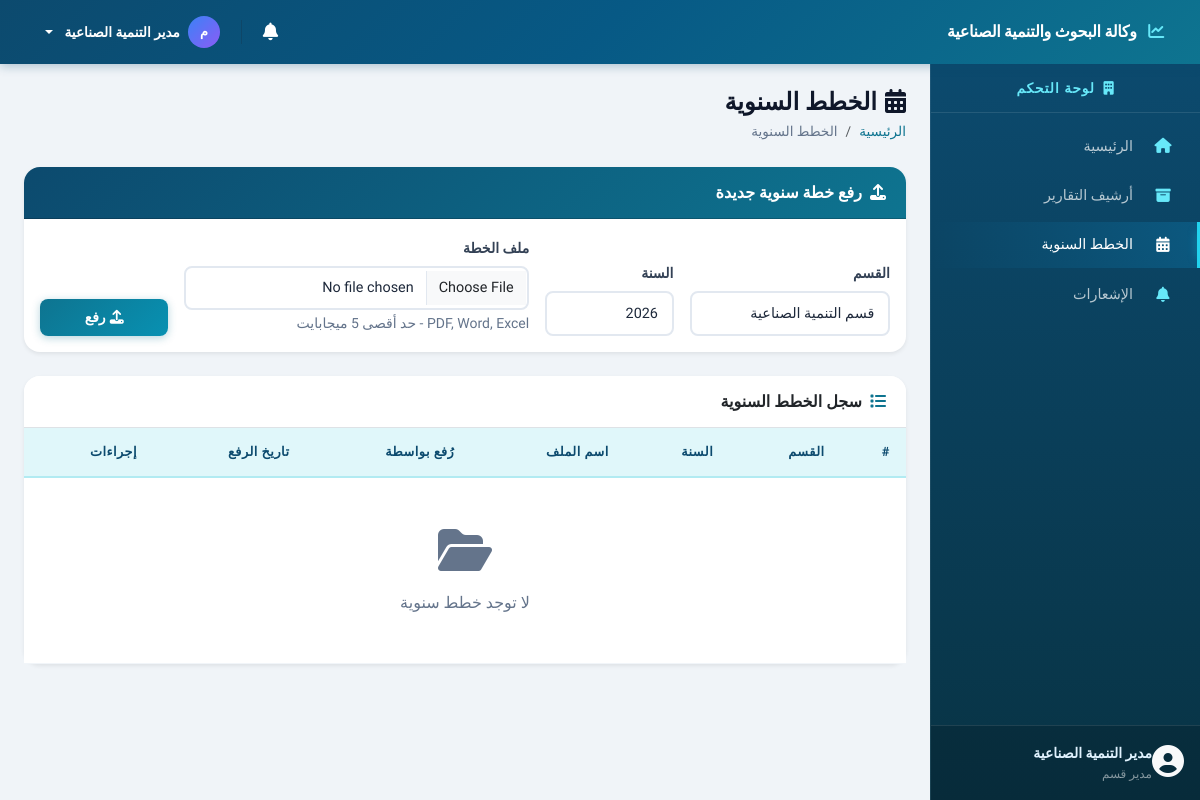
Screenshot of /pages/upload_annual_plan.php (signed in) with the database file from the repository.
### tables this page shows
CREATE TABLE IF NOT EXISTS users (
    id INT PRIMARY KEY AUTO_INCREMENT,
    name VARCHAR(100) NOT NULL,
    email VARCHAR(100) NOT NULL UNIQUE,
    password VARCHAR(255) NOT NULL,
    role ENUM('admin', 'director', 'coordinator', 'manager', 'employee') NOT NULL DEFAULT 'employee',
    department_id INT NULL,
    created_at TIMESTAMP DEFAULT CURRENT_TIMESTAMP,
    FOREIGN KEY (department_id) REFERENCES departments(id) ON DELETE SET NULL
);

### includes/functions.php (called while the page is built, shortened)
<?php
require_once __DIR__ . '/../config/database.php';
function isLoggedIn() {
    return isset($_SESSION['user_id']) && !empty($_SESSION['user_id']);
}
function isAdmin() {
    return isset($_SESSION['user_role']) && $_SESSION['user_role'] === 'admin';
}
function isManager() {
    return isset($_SESSION['user_role']) && $_SESSION['user_role'] === 'manager';
}
function isEmployee() {
    return isset($_SESSION['user_role']) && $_SESSION['user_role'] === 'employee';
}
function e($string) {
    return htmlspecialchars($string ?? '', ENT_QUOTES, 'UTF-8');
}
function db() {
    return Database::getInstance()->getConnection();
}
function dbQuery($sql, $params = []) {
    $stmt = db()->prepare($sql);
    $stmt->execute($params);
    return $stmt;
}
function dbFetchOne($sql, $params = []) {
    $stmt = dbQuery($sql, $params);
    return $stmt->fetch();
}
function dbFetchAll($sql, $params = []) {
    $stmt = dbQuery($sql, $params);
    return $stmt->fetchAll();
}
function getCurrentUser() {
    return dbFetchOne("SELECT u.*, d.name as department_name FROM users u LEFT JOIN departments d ON u.department_id = d.id WHERE u.id = ?", [$_SESSION['user_id']]);
}
function getRoleName($role) {
    $roles = [
        'admin' => 'مدير النظام',
        'director' => 'وكيلة الوكالة',
        'coordinator' => 'المنسق',
        'manager' => 'مدير قسم',
        'employee' => 'موظف'
    ];
    return $roles[$role] ?? $role;
}
function getCurrentPage() {
    return basename($_SERVER['PHP_SELF'], '.php');
}
function isActivePage($page) {
    return getCurrentPage() === $page ? 'active' : '';
}
function getDepartments() {
    return dbFetchAll("SELECT * FROM departments ORDER BY id");
}

### config/database.php (called while the page is built, shortened)
<?php
class Database {
    private static $instance = null;
    private $pdo;
    private function __construct() {
        try {
            $dsn = "mysql:host=" . DB_HOST . ";dbname=" . DB_NAME . ";charset=" . DB_CHARSET;
            $options = [
                PDO::ATTR_ERRMODE            => PDO::ERRMODE_EXCEPTION,
                PDO::ATTR_DEFAULT_FETCH_MODE => PDO::FETCH_ASSOC,
                PDO::ATTR_EMULATE_PREPARES   => false,
                PDO::MYSQL_ATTR_INIT_COMMAND => "SET NAMES utf8mb4 COLLATE utf8mb4_unicode_ci"
            ];
            $this->pdo = new PDO($dsn, DB_USER, DB_PASS, $options);
        } catch (PDOException $e) {
            die('خطأ في الاتصال بقاعدة البيانات: ' . $e->getMessage());
        }
    }
    public static function getInstance() {
        if (self::$instance === null) {
            self::$instance = new self();
        }
        return self::$instance;
    }
    public function getConnection() {
        return $this->pdo;
    }
}

### pages/upload_annual_plan.php (the view, shortened to what this page needs)
<?php
require_once __DIR__ . '/../includes/header.php';
$departments = getDepartments();
$canUpload = isAdmin() || isManager();
$plansQuery = "SELECT ap.*, d.name as department_name, u.name as uploader_name
               FROM annual_plans ap
               JOIN departments d ON ap.department_id = d.id
               JOIN users u ON ap.uploaded_by = u.id";
$plansParams = [];
if (isManager()) {
    $plansQuery .= " WHERE ap.department_id = ?";
    $plansParams[] = $_SESSION['user_department_id'];
}
$plansQuery .= " ORDER BY ap.year DESC, ap.uploaded_at DESC";
$plans = dbFetchAll($plansQuery, $plansParams);
?>
<div class="d-flex justify-content-between align-items-center mb-4">
    <div>
        <h4 class="mb-1"><i class="fas fa-calendar-alt me-2"></i>الخطط السنوية</h4>
        <nav aria-label="breadcrumb">
            <ol class="breadcrumb mb-0">
                <li class="breadcrumb-item"><a href="<?= SITE_URL ?>/pages/dashboard.php">الرئيسية</a></li>
                <li class="breadcrumb-item active">الخطط السنوية</li>
            </ol>
        </nav>
    </div>
</div>
<?php if ($canUpload): ?>
<div class="card border-0 shadow-sm mb-4">
    <div class="card-header bg-primary text-white">
        <h6 class="mb-0"><i class="fas fa-upload me-2"></i>رفع خطة سنوية جديدة</h6>
    </div>
    <div class="card-body">
        <form method="POST" enctype="multipart/form-data">
            <div class="row g-3 align-items-end">
                <div class="col-md-3">
                    <label class="form-label fw-bold">القسم</label>
                    <select class="form-select" name="department_id" required>
                        <?php foreach ($departments as $dept): ?>
                            <?php if (isAdmin() || $dept['id'] == $_SESSION['user_department_id']): ?>
                            <option value="<?= $dept['id'] ?>"><?= e($dept['name']) ?></option>
                            <?php endif; ?>
                        <?php endforeach; ?>
                    </select>
                </div>
                <div class="col-md-2">
                    <label class="form-label fw-bold">السنة</label>
                    <select class="form-select" name="year">
                        <?php for ($y = date('Y') + 1; $y >= date('Y') - 2; $y--): ?>
                        <option value="<?= $y ?>" <?= $y == date('Y') ? 'selected' : '' ?>><?= $y ?></option>
                        <?php endfor; ?>
                    </select>
                </div>
                <div class="col-md-5">
                    <label class="form-label fw-bold">ملف الخطة</label>
                    <input type="file" class="form-control" name="plan_file" required
                           accept=".pdf,.docx,.xlsx">
                    <small class="text-muted">PDF, Word, Excel - حد أقصى 5 ميجابايت</small>
                </div>
                <div class="col-md-2">
                    <button type="submit" class="btn btn-primary w-100">
                        <i class="fas fa-upload me-1"></i>رفع
                    </button>
                </div>
            </div>
        </form>
    </div>
</div>
<?php endif; ?>
<div class="card border-0 shadow-sm mb-4">
    <div class="card-header bg-white border-bottom">
        <h6 class="mb-0 fw-bold"><i class="fas fa-list me-2 text-primary"></i>سجل الخطط السنوية</h6>
    </div>
    <div class="card-body p-0">
        <div class="table-responsive">
            <table class="table table-hover align-middle mb-0">
                <thead class="table-light">
                    <tr>
                        <th>#</th>
                        <th>القسم</th>
                        <th>السنة</th>
                        <th>اسم الملف</th>
                        <th>رُفع بواسطة</th>
                        <th>تاريخ الرفع</th>
                        <th>إجراءات</th>
                    </tr>
                </thead>
                <tbody>
                    <?php if (empty($plans)): ?>
                    <tr>
                        <td colspan="7" class="text-center text-muted py-5">
                            <i class="fas fa-folder-open fa-3x mb-3 d-block"></i>
                            لا توجد خطط سنوية
                        </td>
                    </tr>
                    <?php endif; ?>
                </tbody>
            </table>
        </div>
    </div>
</div>
<?php require_once __DIR__ . '/../includes/footer.php'; ?>

### includes/header.php (shortened to what this page needs)
<?php
require_once __DIR__ . '/functions.php';
$currentUser = getCurrentUser();
?>
<!DOCTYPE html>
<html lang="ar" dir="rtl">
<head>
    <link rel="stylesheet" href="https://cdn.jsdelivr.net/npm/bootstrap@5.3.0/dist/css/bootstrap.rtl.min.css">
    <link rel="stylesheet" href="https://cdnjs.cloudflare.com/ajax/libs/font-awesome/6.4.0/css/all.min.css">
    <link rel="stylesheet" href="https://cdn.jsdelivr.net/npm/sweetalert2@11/dist/sweetalert2.min.css">
    <link rel="stylesheet" href="<?= SITE_URL ?>/assets/css/style.css">
</head>
<body>
    <nav class="navbar navbar-expand-lg navbar-dark bg-primary fixed-top">
        <div class="container-fluid">
            <a class="navbar-brand" href="<?= SITE_URL ?>/pages/dashboard.php">
                <i class="fas fa-chart-line me-2"></i>
                <span class="d-none d-sm-inline"><?= e(SITE_NAME) ?></span>
            </a>
            <div class="d-flex align-items-center ms-auto gap-1">
                <div class="dropdown">
                    <button class="btn btn-link text-white position-relative px-2" data-bs-toggle="dropdown" aria-expanded="false" style="font-size: 1.1rem;">
                        <i class="fas fa-bell"></i>
                    </button>
                </div>
                <div class="dropdown">
                    <button class="btn btn-link text-white dropdown-toggle text-decoration-none d-flex align-items-center gap-2 px-2" data-bs-toggle="dropdown">
                        <div class="d-flex align-items-center justify-content-center rounded-circle" style="width:32px; height:32px; background: linear-gradient(135deg, #3b82f6, #8b5cf6); font-size: 0.8rem;">
                            <?= mb_substr($currentUser['name'] ?? '', 0, 1) ?>
                        </div>
                        <span class="d-none d-md-inline" style="font-size: 0.85rem;"><?= e($currentUser['name'] ?? '') ?></span>
                    </button>
                </div>
            </div>
        </div>
    </nav>
    <div class="d-flex" id="wrapper">
        <?php include __DIR__ . '/sidebar.php'; ?>
        <div class="flex-grow-1" id="page-content">
            <div class="container-fluid p-4">

### includes/sidebar.php (shortened to what this page needs)
<div class="sidebar bg-dark text-white" id="sidebar">
    <div class="sidebar-header text-center py-3 border-bottom border-secondary">
        <h6 class="mb-0">
            <i class="fas fa-building me-1"></i>
            لوحة التحكم
        </h6>
    </div>
    <nav class="sidebar-nav">
        <ul class="nav flex-column py-2">
            <li class="nav-item">
                <a class="nav-link <?= isActivePage('dashboard') ?>" href="<?= SITE_URL ?>/pages/dashboard.php">
                    <i class="fas fa-home me-2"></i>
                    <span>الرئيسية</span>
                </a>
            </li>
            <li class="nav-item">
                <a class="nav-link <?= isActivePage('reports_archive') ?>" href="<?= SITE_URL ?>/pages/reports_archive.php">
                    <i class="fas fa-archive me-2"></i>
                    <span>أرشيف التقارير</span>
                </a>
            </li>
            <?php if (!isEmployee()): ?>
            <li class="nav-item">
                <a class="nav-link <?= isActivePage('upload_annual_plan') ?>" href="<?= SITE_URL ?>/pages/upload_annual_plan.php">
                    <i class="fas fa-calendar-alt me-2"></i>
                    <span>الخطط السنوية</span>
                </a>
            </li>
            <?php endif; ?>
            <li class="nav-item">
                <a class="nav-link <?= isActivePage('notifications') ?>" href="<?= SITE_URL ?>/pages/notifications.php">
                    <i class="fas fa-bell me-2"></i>
                    <span>الإشعارات</span>
                </a>
            </li>
        </ul>
    </nav>
    <div class="sidebar-footer border-top border-secondary p-3 mt-auto">
        <div class="d-flex align-items-center">
            <div class="flex-shrink-0">
                <i class="fas fa-user-circle fa-2x text-light"></i>
            </div>
            <div class="flex-grow-1 me-2 overflow-hidden">
                <div class="fw-bold small text-truncate"><?= e($currentUser['name'] ?? '') ?></div>
                <div class="text-muted smaller"><?= getRoleName($currentUser['role'] ?? '') ?></div>
            </div>
        </div>
    </div>
</div>

### rows the page displays
users: name "م", name "مدير التنمية الصناعية", role "مدير قسم"

### other values shown
SITE_NAME "وكالة البحوث والتنمية الصناعية"
form field department_id "قسم التنمية الصناعية"
form field year "2026"
